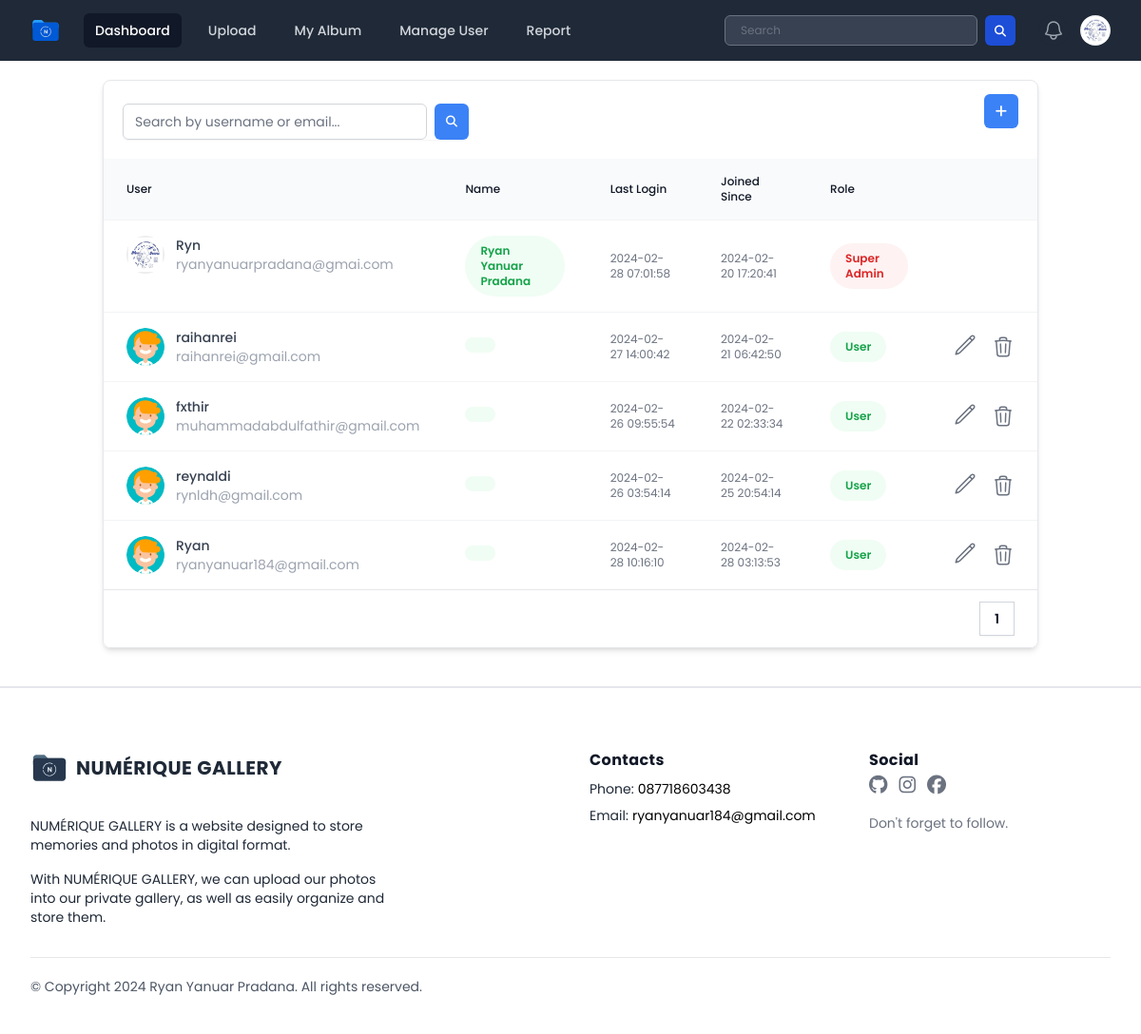
The page /public/page/admin/manage-user.php (signed in) on the database as committed earlier.
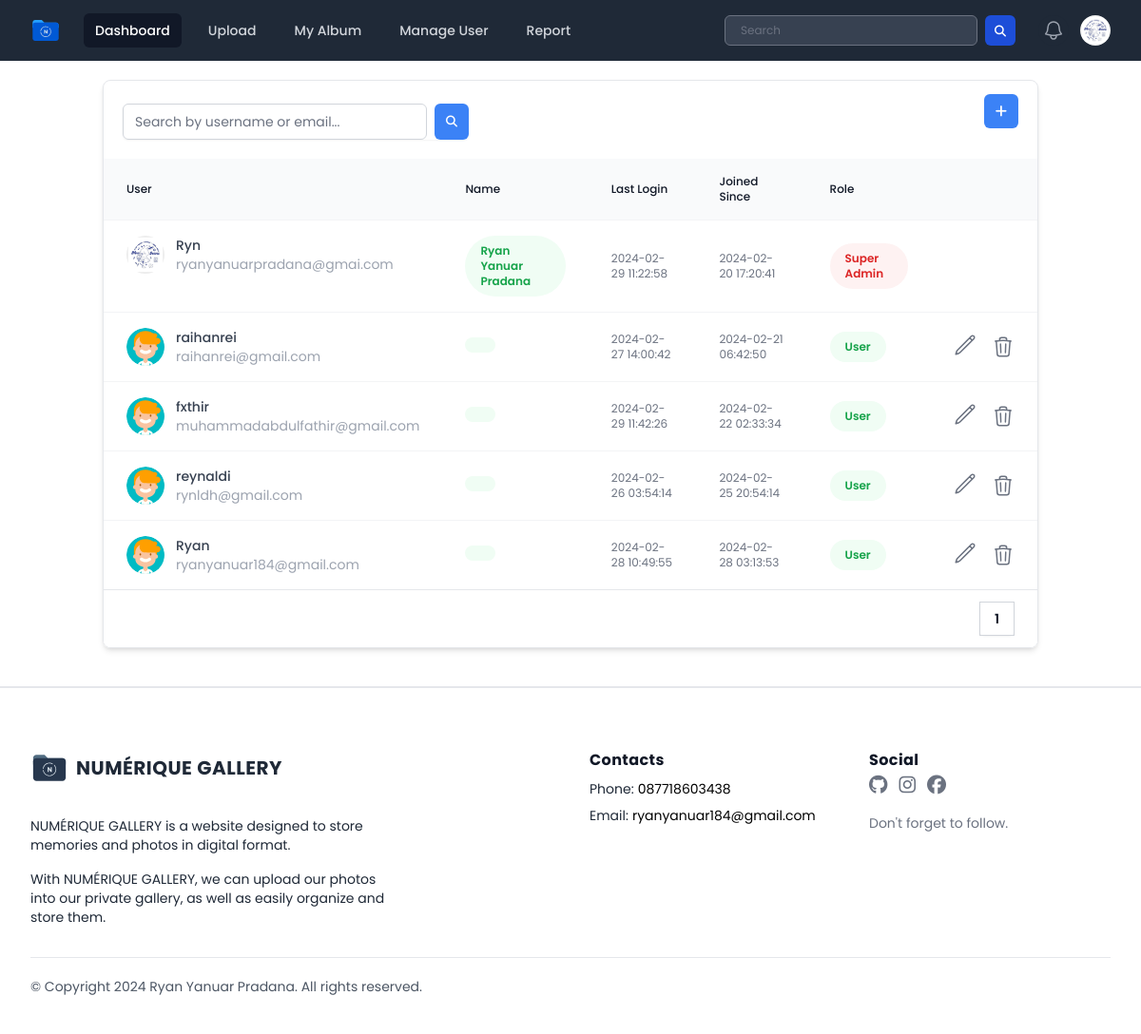
The same page on the database as committed later.
### tables this page shows
CREATE TABLE `users` (
  `userID` int(11) NOT NULL,
  `name` varchar(255) DEFAULT NULL,
  `username` varchar(50) NOT NULL,
  `password` varchar(255) NOT NULL,
  `email` varchar(100) NOT NULL,
  `access_level` varchar(50) DEFAULT 'user',
  `last_login` datetime DEFAULT NULL,
  `createdAt` timestamp NOT NULL DEFAULT current_timestamp(),
  `profile_photo` varchar(255) DEFAULT 'default_profile.svg'
);

### public/page/admin/manage-user.php (the view, shortened to what the changed rows need)
<?php
include "../../../database/koneksi.php";
$username = $_SESSION["username"];
$query = "SELECT * FROM users WHERE username = '$username'";
$result = mysqli_query($conn, $query);
if ($result && mysqli_num_rows($result) > 0) {
    $row = mysqli_fetch_assoc($result);
    $profile = $row['profile_photo'];
    $username = $row['username'];
} else {
    echo "Error: " . mysqli_error($conn);
    exit();
}
$rowsPerPage = 5;
$current_page = isset($_GET['page']) ? $_GET['page'] : 1;
$offset = ($current_page - 1) * $rowsPerPage;
?>
<!DOCTYPE html>
<html lang="en">
<head>
    <link rel="stylesheet" href="../../css/output.css">
    <link rel="stylesheet" href="../../css/style.css">
    <link rel="stylesheet" href="../../css/all.min.css">
    <link rel="stylesheet" href="../../css/fontawesome.min.css">
</head>
<body class="h-screen overflow-x-hidden font-poppins">
    <div x-data="{ open: false, profileMenuOpen: false }">
        <nav class="bg-gray-800">
            <div class="mx-auto max-w-7xl px-2 sm:px-6 lg:px-8">
                <div class="relative flex h-16 items-center justify-between">
                    <div class="flex items-center">
                        <div class="absolute inset-y-0 right-0 flex items-center pr-2 sm:static sm:inset-auto sm:ml-6 sm:pr-0">
                            <div class="relative ml-3">
                                <div>
                                    <button @click="profileMenuOpen = !profileMenuOpen" type="button" class="relative flex rounded-full bg-gray-800 text-sm focus:outline-none focus:ring-2 focus:ring-white focus:ring-offset-2 focus:ring-offset-gray-800" id="user-menu-button" aria-expanded="false" aria-haspopup="true">
                                        <span class="absolute -inset-1.5"></span>
                                        <img class="h-8 w-8 rounded-full" src="../../../database/uploads/<?= $profile ?>" alt="<?= $username ?> profile photo">
                                    </button>
                                </div>
                            </div>
                        </div>
                    </div>
                </div>
            </div>
        </nav>
    </div>
    <div class="container mx-auto ">
        <div class="overflow-hidden rounded-lg border border-gray-200 shadow-md m-5">
            <table class="w-full border-collapse bg-white text-left text-xs text-gray-500">
                <thead class="bg-gray-50">
                    <tr>
                        <th scope="col" class="px-6 py-4 font-medium text-gray-900">User</th>
                        <th scope="col" class="px-6 py-4 font-medium text-gray-900">Name</th>
                        <th scope="col" class="px-6 py-4 font-medium text-gray-900">Last Login</th>
                        <th scope="col" class="px-6 py-4 font-medium text-gray-900">Joined Since</th>
                        <th scope="col" class="px-6 py-4 font-medium text-gray-900">Role</th>
                        <th scope="col" class="px-6 py-4 font-medium text-gray-900"></th>
                    </tr>
                </thead>
                <tbody class="divide-y divide-gray-100 border-t border-gray-100">
                    <?php
                    $queryUser = "SELECT * FROM users LIMIT $rowsPerPage OFFSET $offset";
                    $resultUser = mysqli_query($conn, $queryUser);
                    if ($resultUser && mysqli_num_rows($resultUser) > 0) {
                        while ($row = mysqli_fetch_assoc($resultUser)) {
                            $profile_photo = $row['profile_photo'];
                            $username = $row['username'];
                            $iduser = $row['userID'];
                            $email = $row['email'];
                            $name = $row['name'];
                            $role = $row['access_level'];
                            $createdAt = $row['createdAt'];
                            $lastLogin = $row['last_login'];
                    ?>
                            <tr class="hover:bg-gray-50">
                                <th class="flex gap-3 px-6 py-4 font-normal text-gray-900">
                                    <div class="relative h-10 w-10">
                                        <img class="h-full w-full rounded-full object-cover object-center" src="../../../database/uploads/<?= $profile_photo ?>" alt="" />
                                    </div>
                                    <div class="text-sm">
                                        <div class="font-medium text-gray-700"><?= $username ?></div>
                                        <div class="text-gray-400"><?= $email ?></div>
                                    </div>
                                </th>
                                <td class="px-6 py-4">
                                    <span class="inline-flex items-center w-auto gap-1 rounded-full bg-green-50 px-4 py-2 text-xs font-semibold text-green-600">
                                        <?= $name ?>
                                    </span>
                                </td>
                                <td class="px-6 py-4"><?= $lastLogin ?></td>
                                <td class="px-6 py-4"><?= $createdAt ?></td>
                                <td class="px-6 py-4">
                                    <div class="flex gap-2">
                                        <?php if ($role === 'admin') : ?>
                                            <span class="inline-flex items-center gap-1 rounded-full bg-indigo-50 px-4 py-2 text-xs font-semibold text-indigo-600">
                                                Admin
                                            </span>
                                        <?php elseif ($role === 'user') : ?>
                                            <span class="inline-flex items-center gap-1 rounded-full bg-green-50 px-4 py-2 text-xs font-semibold text-green-600">
                                                User
                                            </span>
                                        <?php elseif ($role === "super_admin") : ?>
                                            <span class="inline-flex items-center gap-1 rounded-full bg-red-50 px-4 py-2 text-xs font-semibold text-red-600">
                                                Super Admin
                                            </span>
                                        <?php endif; ?>
                                    </div>
                                </td>
                                <td class="px-6 py-4">
                                    <div class="flex justify-end gap-4">
                                        <?php if ($role === 'admin' || $role === 'user') : ?>
                                            <form action="manage-user.php" method="get">
                                                <button type="submit" name="userID" onclick="togglePopup()" value="<?= $iduser ?>" class="hover:text-sky-600" x-data="{ tooltip: 'Edit' }">
                                                </button>
                                            </form>
                                            <?php
                                            $usernameSession = $_SESSION['username'];
                                            ?>
                                            <?php if ($usernameSession === $username) : ?>
                                                <div></div>
                                            <?php else : ?>
                                                <button onclick="toggleUserPopup()" id="deleteUserButton" class="hover:text-red-600" onclick="return confirm('Are you sure you want to delete this album? This action cannot be undone.')">
                                                </button>
                                            <?php endif; ?>
                                        <?php elseif ($role === 'super_admin') : ?>
                                            <div></div>
                                        <?php endif; ?>
                                    </div>
                                </td>
                            </tr>
                        <?php
                        }
                    } else {
                        ?>
                        <tr>
                            <td colspan="5" class="text-center py-4">No users found.</td>
                        </tr>
                    <?php
                    }
                    ?>
                </tbody>
            </table>
        </div>
    </div>
</body>
</html>

Rows that differ between the two databases and show on the page:
changed users "Ryn": last_login "2024-02-28 07:01:58" → "2024-02-29 11:22:58"
changed users "fxthir": last_login "2024-02-26 09:55:54" → "2024-02-29 11:42:26"
changed users "Ryan": last_login "2024-02-28 10:16:10" → "2024-02-28 10:49:55"
